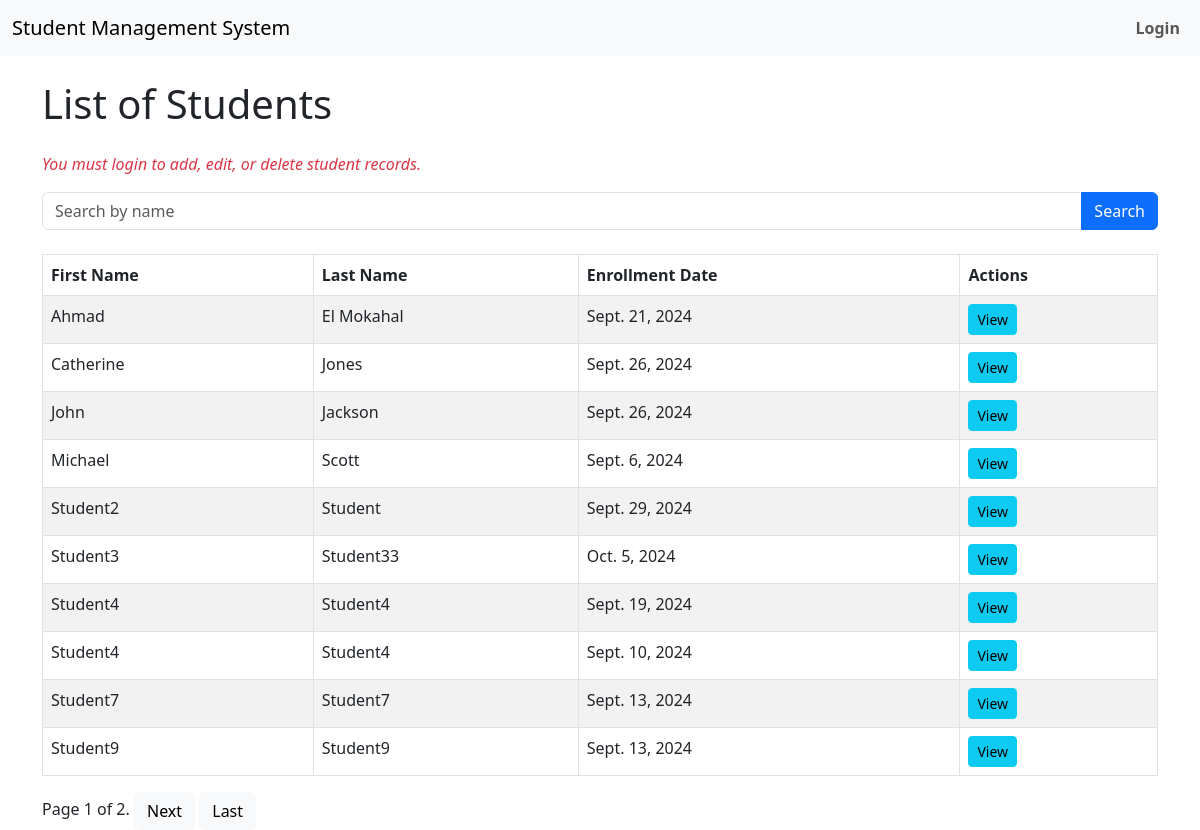
The page /students/ on the database its author committed.
### students/models.py (models this page shows, shortened)
class Student(models.Model):
    first_name = models.CharField(max_length=50)
    last_name = models.CharField(max_length=50)
    email = models.EmailField(unique=True)
    date_of_birth = models.DateField()
    enrollment_date = models.DateField()
    grade = models.IntegerField()

### students/views.py (the view)
# urls.py: path('', views.student_list, name='student_list'),
def student_list(request):
    query = request.GET.get('q', '')
    students = Student.objects.all()
    if query:
        students = students.filter(
            first_name__icontains=query
        ) | students.filter(
            last_name__icontains=query
        )
    students = students.order_by('first_name')
    paginator = Paginator(students, 10)  # Show 10 students per page
    page_number = request.GET.get('page')
    page_obj = paginator.get_page(page_number)
    context = {
        'students': page_obj,
        'query': query,
    }
    return render(request, 'students/student_list.html', context)

### students/templates/students/student_list.html (shortened to what this page needs)
{% extends 'students/base.html' %}
{% block content %}
    <h1 class="mb-4">List of Students</h1>
    {% if not user.is_authenticated %}
        <p class="text-danger"><em>You must login to add, edit, or delete student records.</em></p>
    {% endif %}
    <form method="GET" action="{% url 'student_list' %}" class="mb-4">
        <div class="input-group">
            <input type="text" name="q" placeholder="Search by name" class="form-control" value="{{ query }}">
            <button type="submit" class="btn btn-primary">Search</button>
        </div>
    </form>
    <table class="table table-striped table-bordered">
        <thead>
            <tr>
                <th>First Name</th>
                <th>Last Name</th>
                <th>Enrollment Date</th>
                <th>Actions</th>
            </tr>
        </thead>
        <tbody>
            {% for student in students %}
                <tr>
                    <td>{{ student.first_name }}</td>
                    <td>{{ student.last_name }}</td>
                    <td>{{ student.enrollment_date }}</td>
                    <td>
                        <a href="{% url 'student_details' student.pk %}" class="btn btn-info btn-sm">View</a>
                    </td>
                </tr>
            {% empty %}
                <tr>
                    <td colspan="4" class="text-center">No students found.</td>
                </tr>
            {% endfor %}
        </tbody>
    </table>
    <div class="pagination">
        <span class="step-links">
            <span class="current">
                Page {{ students.number }} of {{ students.paginator.num_pages }}.
            </span>
            {% if students.has_next %}
                <a href="?page={{ students.next_page_number }}&q={{ query }}" class="btn btn-light">Next</a>
                <a href="?page={{ students.paginator.num_pages }}&q={{ query }}" class="btn btn-light">Last</a>
            {% endif %}
        </span>
    </div>
{% endblock %}

### students/templates/students/base.html (shortened to what this page needs)
<!DOCTYPE html>
<html lang="en">
<head>
    <link href="https://cdn.jsdelivr.net/npm/bootstrap@5.3.0-alpha1/dist/css/bootstrap.min.css" rel="stylesheet">
</head>
<body>
    <nav class="navbar navbar-expand-lg navbar-light bg-light">
        <div class="container-fluid">
            <a class="navbar-brand" href="{% url 'student_list' %}">Student Management System</a>
            <div class="collapse navbar-collapse">
                <ul class="navbar-nav ms-auto">
                    {% if user.is_authenticated %}
                        <li class="nav-item">
                            <a class="nav-link" href="#">Logged in as: <b>{{ user.username }}</b></a>
                        </li>
                        <li class="nav-item">
                            <a class="nav-link" href="{% url 'logout' %}">Logout</a>
                        </li>
                    {% else %}
                        <li class="nav-item">
                            <a class="nav-link" href="{% url 'login' %}"><b>Login</b></a>
                        </li>
                    {% endif %}
                </ul>
            </div>
        </div>
    </nav>
    <br>
    <div class="container">
        {% block content %}{% endblock %}
    </div>
</body>
</html>

### rows shown on the page
Student: first_name "Ahmad", last_name "El Mokahal", enrollment_date "Sept. 21, 2024"
Student: first_name "Catherine", last_name "Jones", enrollment_date "Sept. 26, 2024"
Student: first_name "John", last_name "Jackson", enrollment_date "Sept. 26, 2024"
Student: first_name "Michael", last_name "Scott", enrollment_date "Sept. 6, 2024"
Student: first_name "Student2", last_name "Student", enrollment_date "Sept. 29, 2024"
Student: first_name "Student3", last_name "Student33", enrollment_date "Oct. 5, 2024"
Student: first_name "Student4", last_name "Student4", enrollment_date "Sept. 19, 2024"
Student: first_name "Student4", last_name "Student4", enrollment_date "Sept. 10, 2024"
Student: first_name "Student7", last_name "Student7", enrollment_date "Sept. 13, 2024"
Student: first_name "Student9", last_name "Student9", enrollment_date "Sept. 13, 2024"

### other values the page prints
{{ students.number }} "1"
{{ students.paginator.num_pages }} "2"
